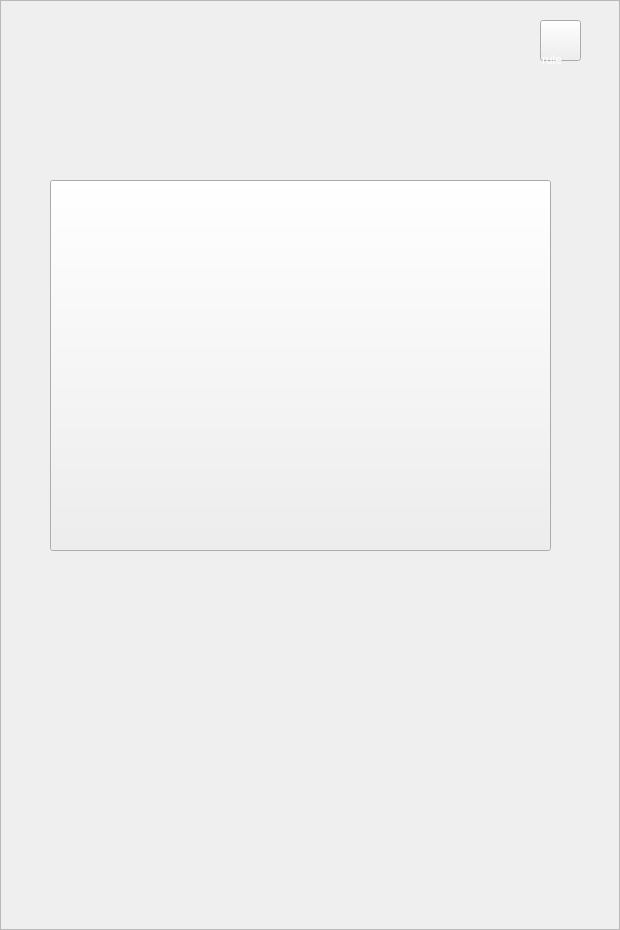
<?xml version="1.0" encoding="UTF-8"?>
<ui version="4.0">
 <class>Widget</class>
 <widget class="QWidget" name="Widget">
  <property name="geometry">
   <rect>
    <x>0</x>
    <y>0</y>
    <width>620</width>
    <height>930</height>
   </rect>
  </property>
  <property name="windowTitle">
   <string>Widget</string>
  </property>
  <widget class="QFrame" name="frame">
   <property name="geometry">
    <rect>
     <x>0</x>
     <y>0</y>
     <width>620</width>
     <height>930</height>
    </rect>
   </property>
   <property name="styleSheet">
    <string notr="true">
border-image: url(:/new/prefix1/ui/backgroundone.jpg);</string>
   </property>
   <property name="frameShape">
    <enum>QFrame::StyledPanel</enum>
   </property>
   <property name="frameShadow">
    <enum>QFrame::Raised</enum>
   </property>
   <widget class="QToolButton" name="buttonzero">
    <property name="geometry">
     <rect>
      <x>50</x>
      <y>180</y>
      <width>501</width>
      <height>371</height>
     </rect>
    </property>
    <property name="styleSheet">
     <string notr="true">
border-image: url(:/ui/微信图片_20230706212010.png);
</string>
    </property>
    <property name="text">
     <string/>
    </property>
   </widget>
  </widget>
  <widget class="QPushButton" name="pushButton_2">
   <property name="geometry">
    <rect>
     <x>540</x>
     <y>20</y>
     <width>41</width>
     <height>41</height>
    </rect>
   </property>
   <property name="styleSheet">
    <string notr="true">
border-image: url(:/ui/ship_0002.png);</string>
   </property>
   <property name="text">
    <string/>
   </property>
  </widget>
  <widget class="QLabel" name="label_2">
   <property name="geometry">
    <rect>
     <x>542</x>
     <y>52</y>
     <width>41</width>
     <height>16</height>
    </rect>
   </property>
   <property name="styleSheet">
    <string notr="true">color: rgb(255, 255, 255);

font: 75 8pt &quot;Cooper Black&quot;;</string>
   </property>
   <property name="text">
    <string>rule</string>
   </property>
  </widget>
  <widget class="QPushButton" name="pushButton_4">
   <property name="geometry">
    <rect>
     <x>535</x>
     <y>20</y>
     <width>51</width>
     <height>51</height>
    </rect>
   </property>
   <property name="styleSheet">
    <string notr="true">background:transparent;</string>
   </property>
   <property name="text">
    <string/>
   </property>
   <property name="flat">
    <bool>true</bool>
   </property>
  </widget>
 </widget>
 <layoutdefault spacing="6" margin="11"/>
 <resources/>
 <connections/>
</ui>
